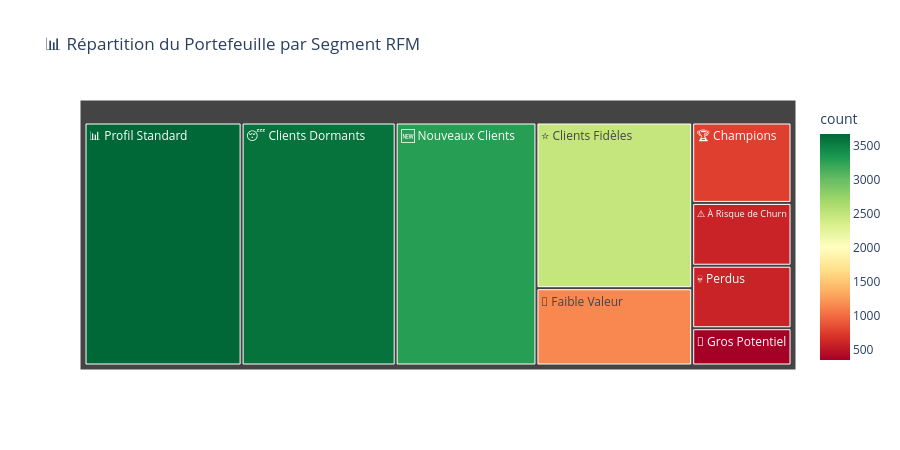

The cell this chart's notebook holds for it:
### Code cell
# Visualisation RFM
seg_stats_rfm = master.groupby('RFM_SEGMENT').agg(
    NB_CLIENTS      = ('ID_CLIENT',       'count'),
    TOTAL_PRIMES    = ('TOTAL_PRIMES',    'mean'),
    RECENCY_DAYS    = ('RECENCY_DAYS',    'mean'),
    NB_POLICES      = ('NB_POLICES',      'mean'),
    SP_RATIO        = ('SP_RATIO',        'mean'),
    TAUX_IMPAYE     = ('TAUX_IMPAYE',     'mean'),
    ANCIENNETE      = ('ANCIENNETE_JOURS','mean'),
).round(2).sort_values('TOTAL_PRIMES', ascending=False)

display(seg_stats_rfm.style
    .background_gradient(subset=['TOTAL_PRIMES'], cmap='Greens')
    .background_gradient(subset=['SP_RATIO'],     cmap='Reds')
    .background_gradient(subset=['TAUX_IMPAYE'],  cmap='Oranges')
    .format({
        'TOTAL_PRIMES': '{:,.0f}',
        'RECENCY_DAYS': '{:.0f}j',
        'NB_POLICES':   '{:.2f}',
        'SP_RATIO':     '{:.3f}',
        'TAUX_IMPAYE':  '{:.2%}',
        'ANCIENNETE':   '{:.0f}j',
    })
    .set_caption('Profil moyen par Segment RFM')
)

# Treemap
fig = px.treemap(
    seg_counts.reset_index(),
    path=['RFM_SEGMENT'], values='count',
    title='📊 Répartition du Portefeuille par Segment RFM',
    color='count',
    color_continuous_scale='RdYlGn'
)
fig.update_layout(height=450)
fig.show()

### Figure 1 — Plotly figure (JSON) as saved in the notebook; plotly's stock layout.template omitted (floating-point values rounded to 4 significant figures)
{"data": [{"branchvalues": "total", "customdata": [[3672.0], [3601.0], [3290.0], [2482.0], [1158.0], [768.0], [600.0], [597.0], [356.0]], "domain": {"x": [0, 1], "y": [0, 1]}, "hovertemplate": "labels=%{label}<br>count_sum=%{value}<br>parent=%{parent}<br>id=%{id}<br>count=%{color}<extra></extra>", "ids": ["📊 Profil Standard", "😴 Clients Dormants", "🆕 Nouveaux Clients", "⭐ Clients Fidèles", "🌱 Faible Valeur", "🏆 Champions", "⚠️ À Risque de Churn", "💀 Perdus", "💎 Gros Potentiel"], "labels": ["📊 Profil Standard", "😴 Clients Dormants", "🆕 Nouveaux Clients", "⭐ Clients Fidèles", "🌱 Faible Valeur", "🏆 Champions", "⚠️ À Risque de Churn", "💀 Perdus", "💎 Gros Potentiel"], "marker": {"coloraxis": "coloraxis", "colors": [3672.0, 3601.0, 3290.0, 2482.0, 1158.0, 768.0, 600.0, 597.0, 356.0]}, "name": "", "parents": ["", "", "", "", "", "", "", "", ""], "type": "treemap", "values": [3672.0, 3601.0, 3290.0, 2482.0, 1158.0, 768.0, 600.0, 597.0, 356.0]}], "layout": {"coloraxis": {"colorbar": {"title": {"text": "count"}}, "colorscale": [[0, "rgb(165,0,38)"], [0.1, "rgb(215,48,39)"], [0.2, "rgb(244,109,67)"], [0.3, "rgb(253,174,97)"], [0.4, "rgb(254,224,139)"], [0.5, "rgb(255,255,191)"], [0.6, "rgb(217,239,139)"], [0.7, "rgb(166,217,106)"], [0.8, "rgb(102,189,99)"], [0.9, "rgb(26,152,80)"], [1, "rgb(0,104,55)"]]}, "height": 450, "legend": {"tracegroupgap": 0}, "title": {"text": "📊 Répartition du Portefeuille par Segment RFM"}}}
